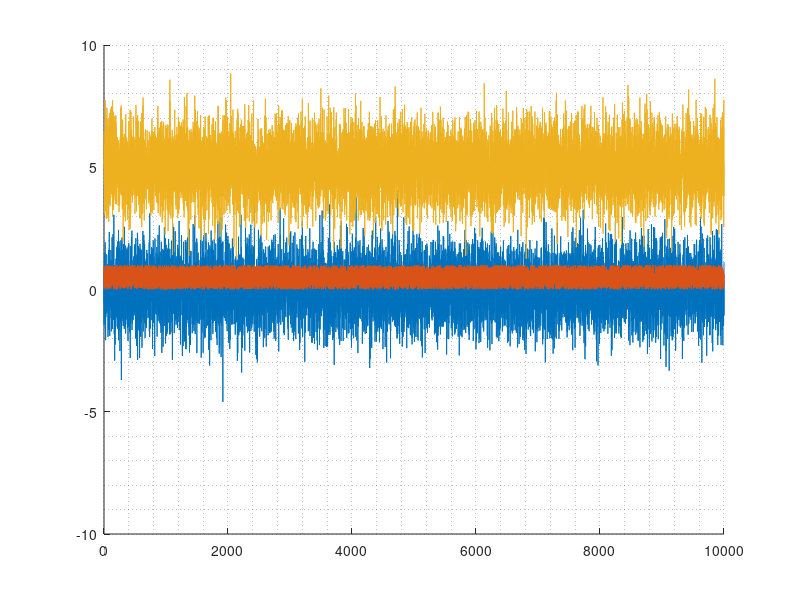

This figure's MATLAB source:
%% plotting

x = randn(10000,1);
y = rand(10000,1);
h = 5 + randn(10000,1);
z = [x, y];

%% plot-2
close all
figure;
hold on;
plot(x)
plot(y)
plot(h)
grid minor